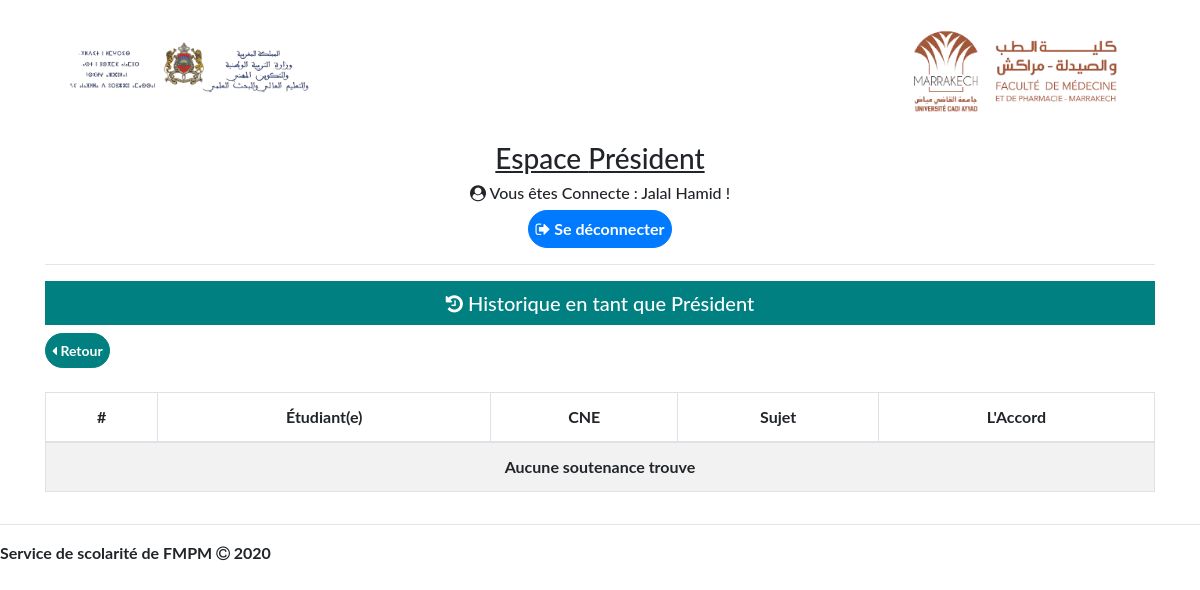
The page /historique.php?who=2 (signed in) on the database as committed earlier.
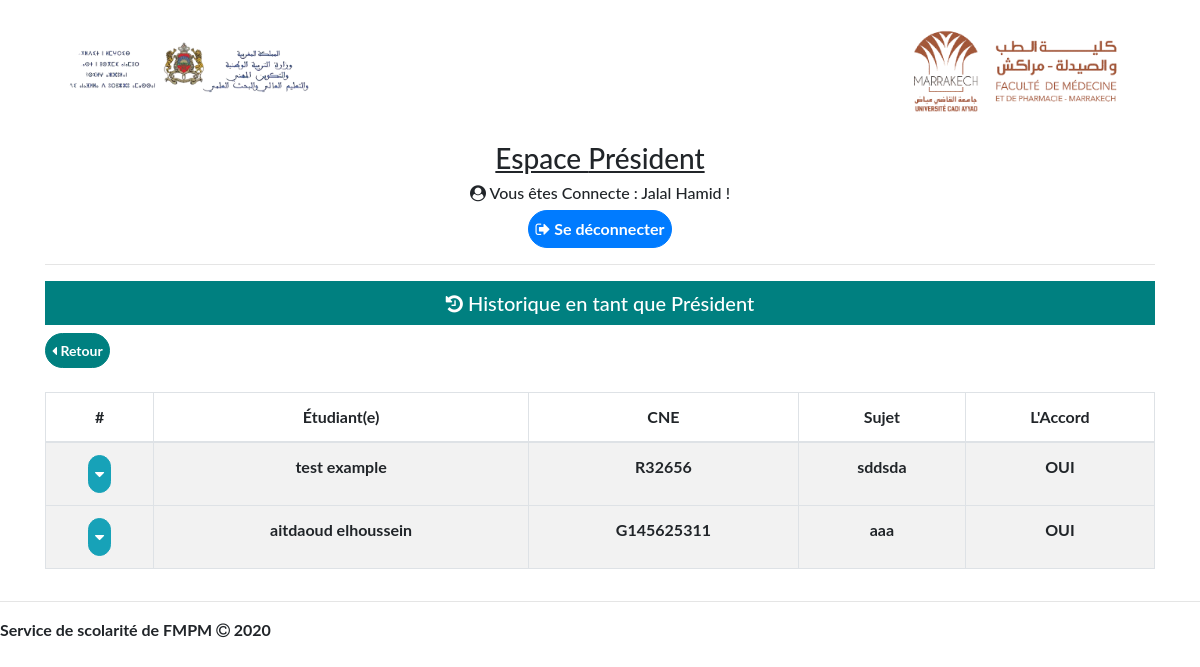
The same page on the database as committed later.
### tables this page shows
CREATE TABLE `soutenance` (
  `soutenance_id` int(11) NOT NULL,
  `date_depot_sujet` date NOT NULL,
  `directeur` int(11) NOT NULL,
  `intitule_these` varchar(126) NOT NULL,
  `nature_these` varchar(126) NOT NULL,
  `materiel_d_etude_et_echantillioannage` varchar(255) NOT NULL,
  `duree_d_etude` varchar(100) NOT NULL,
  `lieu_d_etude` varchar(255) NOT NULL,
  `objectif_d_etude` varchar(1024) NOT NULL,
  `mots_cles` varchar(1024) NOT NULL,
  `president` int(11) NOT NULL,
  `jury1` int(11) NOT NULL,
  `jury2` int(11) NOT NULL,
  `jury3` int(11) NOT NULL,
  `jury4` int(11) DEFAULT NULL,
  `etudiant` varchar(15) NOT NULL,
  `creneau` int(11) DEFAULT NULL,
  `etat` tinyint(4) NOT NULL,
  `motif` varchar(600) DEFAULT NULL
);

CREATE TABLE `etudiant` (
  `CNE` varchar(15) NOT NULL,
  `nom` varchar(20) NOT NULL,
  `prenom` varchar(20) NOT NULL,
  `email` varchar(50) NOT NULL,
  `no_apoge` int(11) NOT NULL
);

### public/historique.php (the view, shortened to what this page needs)
<?php
require_once('database_connect.php');
$who = $_GET['who'];
if (!empty($_SESSION['noProf'])) {
    $id = $_SESSION['noProf'];
    if ($who == 1) {
        $titre = "Directeur";
        $query = "SELECT * FROM soutenance WHERE  directeur = $id AND etat >=3 or etat <= -3";
    } elseif ($who == 2) {
        $titre = "Président";
        $query = "SELECT * FROM soutenance WHERE president = $id AND etat >=4 or etat <= -4";
    } elseif ($who == 5) {
        $titre = "Président";
        $query = "SELECT * FROM soutenance WHERE directeur = $id AND etat >=7 or etat <= -7";
    } else header('location: index.php');
} elseif (!empty($_SESSION['comite']) && $who == 3) {
    $titre = "Comité du thèse | Validation du membres de jury .";
    $query = "SELECT * FROM soutenance WHERE etat >=2 or etat <= -2";
} else header('location: index.php');
?>
<!DOCTYPE html>
<html lang="en">
<head>
    <link rel="stylesheet" href="https://maxcdn.bootstrapcdn.com/bootstrap/4.0.0/css/bootstrap.min.css" />
    <link rel="stylesheet" href="https://stackpath.bootstrapcdn.com/font-awesome/4.7.0/css/font-awesome.min.css" />
    <link rel="stylesheet" href="style.css" />
</head>
<body>
    <header class="backk">
        <div class="container">
            <div class="row">
                <div class="col-md-6">
                    <img style="float: left" src="assets/img/minstere.png" alt="Ministere LOGO" width="50%" />
                </div>
                <div class="col-md-6">
                    <img style="float: right" src="assets/img/FMPM.png" alt="FMPM Logo" width="50%" />
                </div>
            </div>
        </div>
    </header>
    <section>
        <div class="container">
            <div class="row">
                <div class="col-md-12 title">
                    <h3><u>Espace <?php echo $titre ?> </u></h3>
                    <?php if (isset($_SESSION['noProf']) || isset($_SESSION['num']) || isset($_SESSION['comite'])) : ?>
                        <h6><i class="fa fa-user-circle" aria-hidden="true"></i>
                            Vous êtes Connecte : <?php echo $_SESSION['nom'] . " " . $_SESSION['prenom'] ?> !</h6>
                        <p><a href="logout.php" class="btn btn-primary" role="button">
                                <i class="fa fa-sign-out" aria-hidden="true"></i> Se déconnecter</a></p>
                    <?php endif ?>
                    <hr>
                </div>
            </div>
            <div class="row">
                <div class="col-md-12">
                    <h5 class="crenau">
                        <i class="fa fa-history" aria-hidden="true"></i> Historique en tant
                        que <?php echo $titre ?>
                    </h5>
                </div>
            </div>
            <div class="row">
                <div class="col-md-12">
                    <div class="row">
                        <div class="col-md-3">
                            <a class="btn btn-success btn-sm" href="<?php if (!empty($_SESSION['num']) && $who == 4 || $who == 6 || $who == 7) {
                                                                        echo "acceuilAdministration.php";
                                                                    } elseif (!empty($_SESSION['comite']) && $who == 3) {
                                                                        echo "comite_these.php";
                                                                    } elseif (!empty($_SESSION['noProf']) && $who == 1 || $who == 5) {
                                                                        echo "prof.php";
                                                                    } ?>" role="button">
                                <i class="fa fa-caret-left" aria-hidden="true"></i> Retour</a>
                        </div>
                        <div class="col-md-8"></div>
                    </div>
                    <br />
                    <table class="table table-hover table-striped table-bordered myTable table-responsive-xl " style="
    word-wrap: break-word;">
                        <thead>
                            <tr>
                                <th>#</th>
                                <th>Étudiant(e)</th>
                                <th>CNE</th>
                                <th>Sujet</th>
                                <th>L'Accord</th>
                            </tr>
                        </thead>
                        <tbody role="tablist" id="accordion-1">
                            <?php
                            $result = mysqli_query($db, $query);
                            if (mysqli_num_rows($result) == 0) {
                                echo '<tr><td colspan="8" class="text-center">Aucune soutenance trouve</td></tr>';
                            }
                            while ($row = $result->fetch_assoc()) {
                            ?>
                                <tr id="row_<?php echo $row['soutenance_id'] ?>" role="tab">
                                    <td>
                                        <a data-toggle="collapse" aria-expanded="true" aria-controls="accordion-1 .item-<?php echo $row['soutenance_id'] ?>" class="btn btn-info rounded-circle" href="#accordion-1 .item-<?php echo $row['soutenance_id'] ?>"><i class="fa fa-caret-down"></i></a>
                                    </td>
                                    <td>
                                        <?php
                                        $cne = $row['etudiant'];
                                        $etu = "SELECT * FROM etudiant WHERE CNE = '$cne' ";
                                        $res = mysqli_query($db, $etu);
                                        while ($row1 = $res->fetch_assoc()) {
                                            echo $row1['nom'] . " " . $row1['prenom'];
                                        } ?>
                                    </td>
                                    <td> <?php echo $row['etudiant']; ?>
                                    </td>
                                    <td> <?php echo $row['intitule_these']; ?></td>
                                    <td>
                                        <?php
                                        switch ($who) {
                                            case 2:
                                                $etat = 4;
                                                break;
                                        }
                                        if ($row['etat'] >= $etat || $row['etat'] < (int)$etat * -1) {
                                            echo "OUI";
                                        } else if ($row['etat'] == (int)$etat * -1) {
                                            echo "NON";
                                        }
                                        ?>
                                    </td>
                                </tr>
                            <?php
                            } ?>
                        </tbody>
                    </table>
                </div>
            </div>
        </div>
    </section>
    <hr />
    <footer>
        <p>
            Service de scolarité de FMPM
            <i class="fa fa-copyright" aria-hidden="true"></i> 2020
        </p>
    </footer>
</body>
</html>

### public/style.css (style rules this page uses)
body { font-family: "Lato", sans-serif; height: 100%; font-weight: 700; }
header, section, div { font-family: "Lato", sans-serif; }
.btn { border-radius: 51px !important; padding: 6px !important; font-weight: 700; }
.title { text-align: center; }
.crenau { text-align: center; background-color: teal; color: white; padding: 10px; }
.btn-success { background-color: teal; color: white; border-color: teal; }
.myTable { text-align: center; }

### public/historique.php (style rules this page uses)
a { color: black; text-decoration: none; background-color: transparent; -webkit-text-decoration-skip: objects; }

Rows that differ between the two databases and show on the page:
added soutenance: etudiant "R32656", intitule_these "sddsda", etat "OUI"
now on this page (row unchanged): etudiant: nom "test", prenom "example", shown under "R32656"
added soutenance: etudiant "G145625311", intitule_these "aaa", etat "OUI"
now on this page (row unchanged): etudiant: nom "aitdaoud", prenom "elhoussein", shown under "G145625311"
Other text that changed with them:
text no longer shown: "Aucune soutenance trouve"
